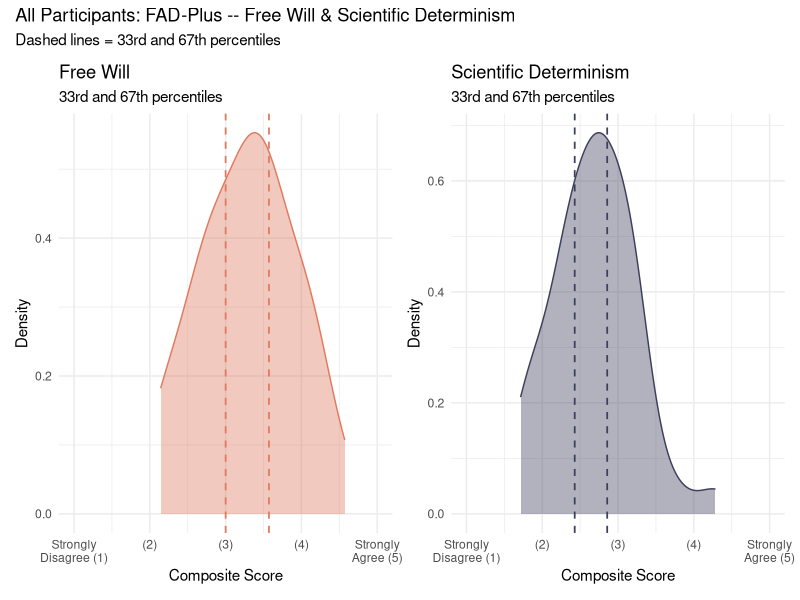
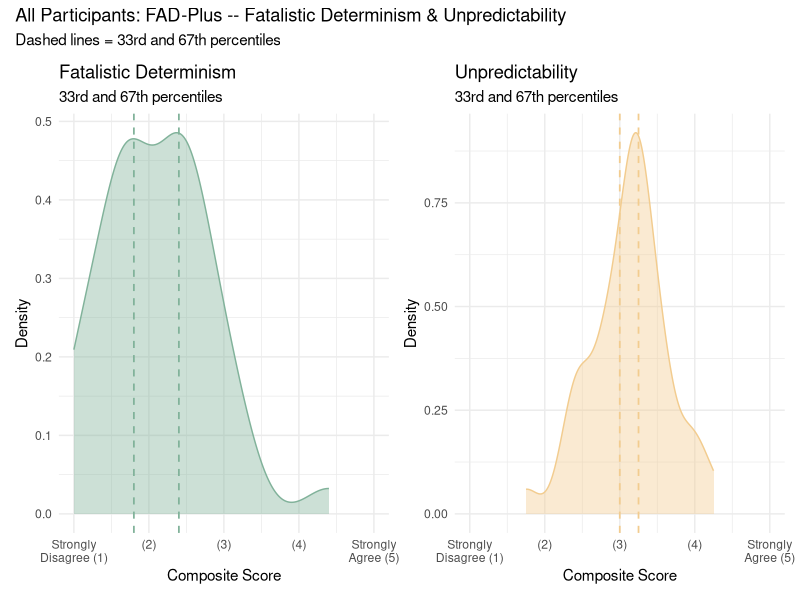
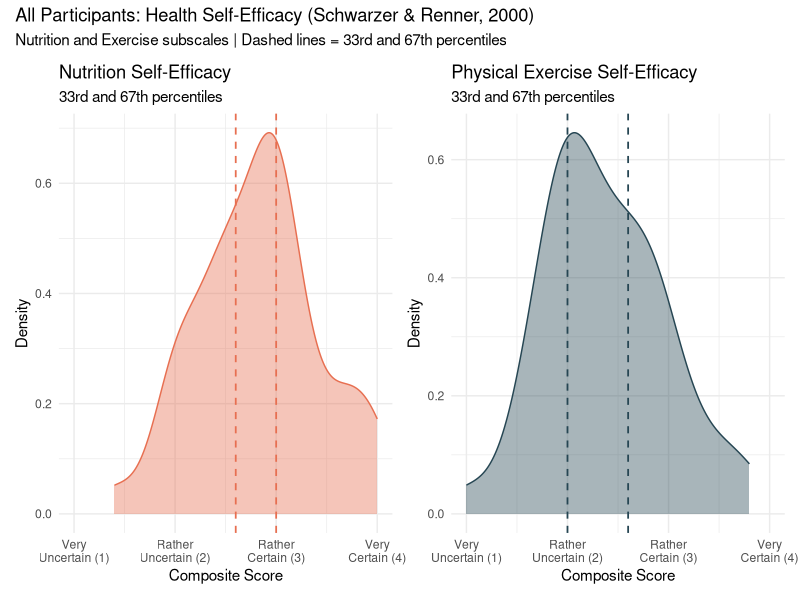
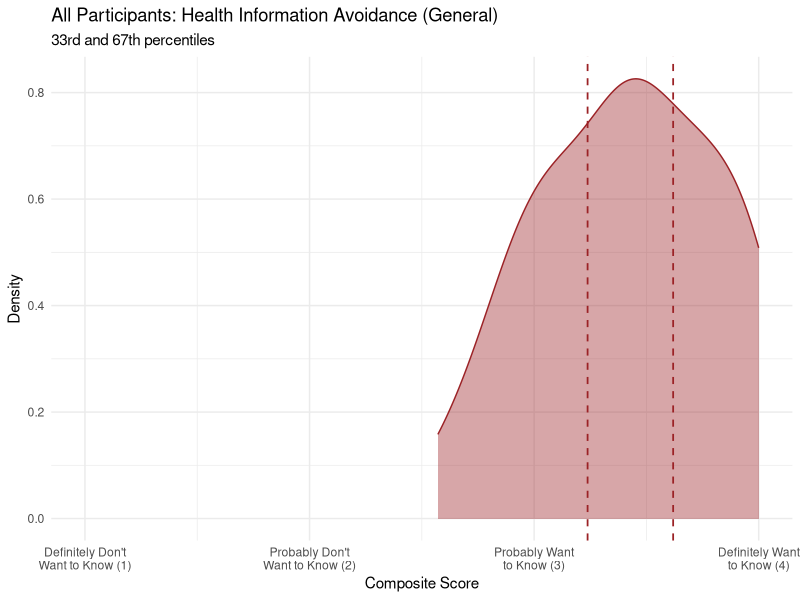
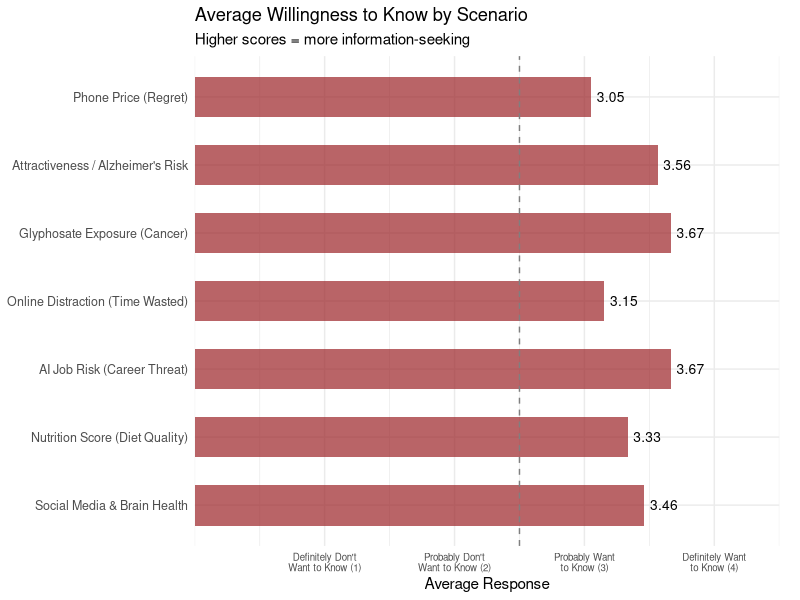
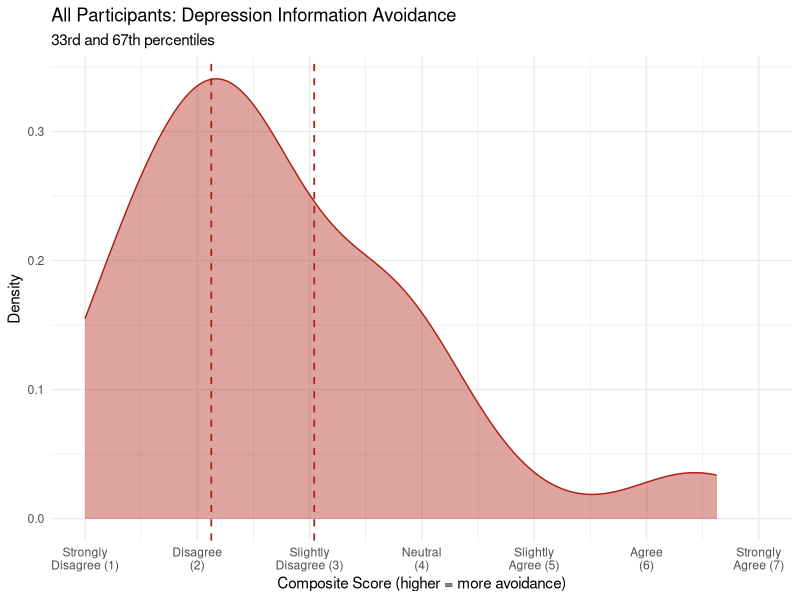
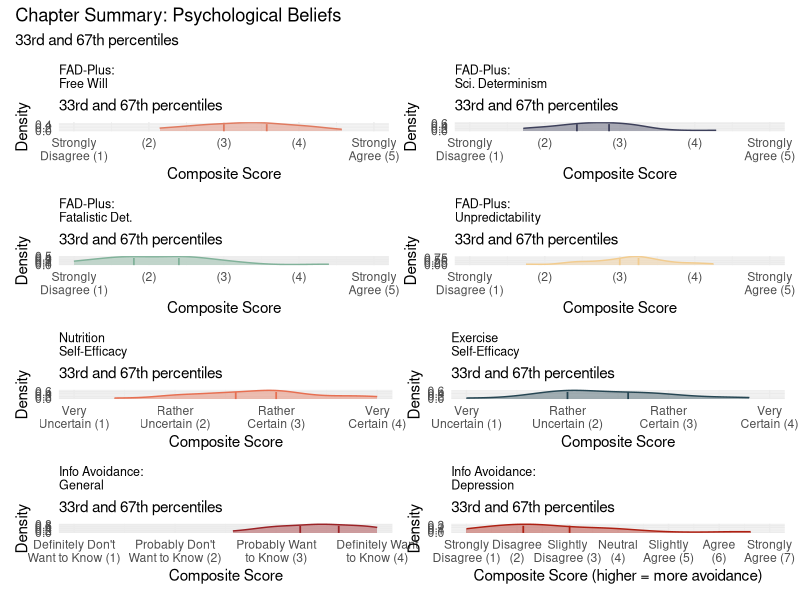

Generate these figures, in order, with R:
## ---- chunk 1
#| label: setup-ch5
#| include: false

library(tidyverse)
library(ggplot2)
library(ggpubr)
library(patchwork)
library(kableExtra)

# ---- Percentile Helper ----
add_percentile <- function(x) {
  pct <- round(percent_rank(x) * 100)
  label <- case_when(
    pct < 33.33 ~ "low",
    pct < 66.67 ~ "mid",
    TRUE ~ "high"
  )
  paste0(pct, "% (", label, ")")
}

# ---- Color Palette for Chapter 5 ----
colors_freewill      <- "#e07a5f"   # terra cotta — free will
colors_determinism   <- "#3d405b"   # charcoal blue — scientific determinism
colors_fatalism      <- "#81b29a"   # sage — fatalistic determinism
colors_unpredictable <- "#f2cc8f"   # sandy gold — unpredictability

colors_nutrition_se  <- "#e76f51"   # burnt orange — nutrition self-efficacy
colors_exercise_se   <- "#264653"   # dark teal — exercise self-efficacy

colors_avoid_gen     <- "#9b2226"   # dark red — general avoidance
colors_avoid_dep     <- "#ae2012"   # crimson — depression avoidance

# ---- Load & Prepare Data ----
alldata <- read_csv("data/survey_data.csv", show_col_types = FALSE)

alldata <- alldata %>%
  filter(
    !is.na(PASSWORD),
    PASSWORD != "PASSWORD",
    !grepl("ImportId", PASSWORD, fixed = TRUE),
    !grepl("ImportId", YEAR, fixed = TRUE),
    PASSWORD != "What is the current year?",
    YEAR != "What is the current year?"
  )

# Remove duplicate olive0925 (keep first occurrence, drop second)
olive_rows <- which(alldata$PASSWORD == "olive0925")
if (length(olive_rows) > 1) {
  alldata <- alldata[-olive_rows[-1], ]
}

# Clean passwords: replace identifying entries
alldata <- alldata %>%
  mutate(
    PASSWORD = case_when(
      PASSWORD == "Powerisgay2!" ~ "Power2",
      PASSWORD == "K1lc0yne$402" ~ "Health$402",
      PASSWORD == "Charlie1203" ~ "Health1203",
      PASSWORD == "aaron4103" ~ "health4103",
      PASSWORD == "brandonc1248" ~ "health1248",
      PASSWORD == "joyas1244" ~ "health1244",
      PASSWORD == "olive0925" ~ "health0925",
      TRUE ~ PASSWORD
    )
  )

alldata <- alldata %>%
  mutate(
    CLASS = factor(
      CLASS,
      levels = c("1", "2", "3"),
      labels = c("PH322", "ANTH206", "Peer Mentor / TA")
    )
  )
## ---- chunk 2
#| label: fad-compute

fad_data <- alldata %>%
  select(CLASS, PASSWORD, all_of(paste0("FREEWILL_", 1:27))) %>%
  mutate(across(starts_with("FREEWILL_"), ~ as.numeric(.)))

fad_data <- fad_data %>%
  mutate(
    fad_freewill = rowMeans(
      pick( FREEWILL_4, FREEWILL_8, FREEWILL_12, FREEWILL_16,
             FREEWILL_21, FREEWILL_23, FREEWILL_26),
      na.rm = TRUE
    ),
    fad_scientific_det = rowMeans(
      pick( FREEWILL_2, FREEWILL_6, FREEWILL_10, FREEWILL_14,
             FREEWILL_18, FREEWILL_22, FREEWILL_24),
      na.rm = TRUE
    ),
    fad_fatalistic_det = rowMeans(
      pick( FREEWILL_1, FREEWILL_5, FREEWILL_9, FREEWILL_13, FREEWILL_17),
      na.rm = TRUE
    ),
    fad_unpredictability = rowMeans(
      pick( FREEWILL_3, FREEWILL_7, FREEWILL_11, FREEWILL_15,
             FREEWILL_19, FREEWILL_20, FREEWILL_25, FREEWILL_27),
      na.rm = TRUE
    )
  )
## ---- chunk 3
#| label: fad-password-table-a

fad_password <- fad_data %>%
  filter(!is.na(PASSWORD), PASSWORD != "") %>%
  select(PASSWORD, fad_freewill, fad_scientific_det, fad_fatalistic_det, fad_unpredictability) %>%
  arrange(PASSWORD)

fad_table_a <- fad_password %>%
  transmute(
    Password = PASSWORD,
    `Free Will` = round(fad_freewill, 2),
    `FW(%)` = add_percentile(fad_freewill),
    `Sci Det` = round(fad_scientific_det, 2),
    `SD(%)` = add_percentile(fad_scientific_det)
  )

kbl(fad_table_a,
    escape = FALSE,
    col.names = c("Password",
                   paste0("<span style='color:", colors_freewill, "'>Free Will</span>"),
                   paste0("<span style='color:", colors_freewill, "'>FW(%)</span>"),
                   paste0("<span style='color:", colors_determinism, "'>Sci Det</span>"),
                   paste0("<span style='color:", colors_determinism, "'>SD(%)</span>")),
    caption = "FAD-Plus (A): Free Will & Scientific Determinism") %>%
  kable_styling(bootstrap_options = c("striped", "hover", "condensed"),
                full_width = FALSE)
## ---- chunk 4
#| label: fad-password-table-b

fad_table_b <- fad_password %>%
  transmute(
    Password = PASSWORD,
    `Fat Det` = round(fad_fatalistic_det, 2),
    `FD(%)` = add_percentile(fad_fatalistic_det),
    `Unpred` = round(fad_unpredictability, 2),
    `UP(%)` = add_percentile(fad_unpredictability)
  )

kbl(fad_table_b,
    escape = FALSE,
    col.names = c("Password",
                   paste0("<span style='color:", colors_fatalism, "'>Fat Det</span>"),
                   paste0("<span style='color:", colors_fatalism, "'>FD(%)</span>"),
                   paste0("<span style='color:", colors_unpredictable, "'>Unpred</span>"),
                   paste0("<span style='color:", colors_unpredictable, "'>UP(%)</span>")),
    caption = "FAD-Plus (B): Fatalistic Determinism & Unpredictability") %>%
  kable_styling(bootstrap_options = c("striped", "hover", "condensed"),
                full_width = FALSE)
## ---- chunk 5
#| label: fad-density-pair1
#| fig-cap: "FAD-Plus (Pair 1): Free Will and Scientific Determinism. Dashed lines indicate 33rd and 67th percentiles."
#| fig-width: 12
#| fig-height: 5

fad_long <- fad_data %>%
  select(CLASS, fad_freewill, fad_scientific_det, fad_fatalistic_det, fad_unpredictability) %>%
  pivot_longer(
    cols = starts_with("fad_"),
    names_to = "subscale",
    values_to = "score"
  ) %>%
  mutate(
    subscale = recode(
      subscale,
      fad_freewill = "Free Will",
      fad_scientific_det = "Scientific Determinism",
      fad_fatalistic_det = "Fatalistic Determinism",
      fad_unpredictability = "Unpredictability"
    ),
    subscale = factor(subscale, levels = c("Free Will", "Scientific Determinism",
                                           "Fatalistic Determinism", "Unpredictability"))
  )

fad_colors <- c(
  "Free Will" = colors_freewill,
  "Scientific Determinism" = colors_determinism,
  "Fatalistic Determinism" = colors_fatalism,
  "Unpredictability" = colors_unpredictable
)

make_fad_plot <- function(sub_name, sub_color) {
  d <- fad_long %>% filter(subscale == sub_name)
  q33 <- quantile(d$score, probs = 1/3, na.rm = TRUE)
  q67 <- quantile(d$score, probs = 2/3, na.rm = TRUE)

  ggdensity(d, x = "score", fill = sub_color, color = sub_color, alpha = 0.4) +
    geom_vline(xintercept = q33, linetype = "dashed", color = sub_color, linewidth = 0.6) +
    geom_vline(xintercept = q67, linetype = "dashed", color = sub_color, linewidth = 0.6) +
    coord_cartesian(xlim = c(1, 5)) +
    scale_x_continuous(breaks = 1:5, labels = c("Strongly\nDisagree (1)", "(2)", "(3)", "(4)", "Strongly\nAgree (5)")) +
    labs(title = sub_name, x = "Composite Score", y = "Density",
         subtitle = "33rd and 67th percentiles") +
    theme_minimal() + theme(legend.position = "none")
}

p_fw <- make_fad_plot("Free Will", colors_freewill)
p_sd <- make_fad_plot("Scientific Determinism", colors_determinism)

p_fw + p_sd +
  plot_annotation(
    title = "All Participants: FAD-Plus -- Free Will & Scientific Determinism",
    subtitle = "Dashed lines = 33rd and 67th percentiles"
  )
## ---- chunk 6
#| label: fad-density-pair2
#| fig-cap: "FAD-Plus (Pair 2): Fatalistic Determinism and Unpredictability. Dashed lines indicate 33rd and 67th percentiles."
#| fig-width: 12
#| fig-height: 5

p_fd <- make_fad_plot("Fatalistic Determinism", colors_fatalism)
p_up <- make_fad_plot("Unpredictability", colors_unpredictable)

p_fd + p_up +
  plot_annotation(
    title = "All Participants: FAD-Plus -- Fatalistic Determinism & Unpredictability",
    subtitle = "Dashed lines = 33rd and 67th percentiles"
  )
## ---- chunk 7
#| label: health-se-compute

# Nutrition Self-Efficacy
nutrition_data <- alldata %>%
  select(CLASS, PASSWORD, all_of(paste0("NUTRITIONEFFICACY_", 1:5))) %>%
  mutate(across(starts_with("NUTRITIONEFFICACY_"), ~ as.numeric(.)))

nutrition_data <- nutrition_data %>%
  mutate(
    nutrition_se = rowMeans(
      pick( starts_with("NUTRITIONEFFICACY_")), na.rm = TRUE
    )
  )

# Physical Exercise Self-Efficacy
exercise_data <- alldata %>%
  select(CLASS, PASSWORD, all_of(paste0("EXERCISEEFFICACY_", 1:5))) %>%
  mutate(across(starts_with("EXERCISEEFFICACY_"), ~ as.numeric(.)))

exercise_data <- exercise_data %>%
  mutate(
    exercise_se = rowMeans(
      pick( starts_with("EXERCISEEFFICACY_")), na.rm = TRUE
    )
  )

# Merge both into one table
health_se_data <- nutrition_data %>%
  select(PASSWORD, nutrition_se) %>%
  left_join(exercise_data %>% select(PASSWORD, exercise_se), by = "PASSWORD")
## ---- chunk 8
#| label: health-se-password

health_se_password <- health_se_data %>%
  filter(!is.na(PASSWORD), PASSWORD != "") %>%
  arrange(PASSWORD)

health_se_table <- health_se_password %>%
  transmute(
    Password = PASSWORD,
    `Nutrition SE` = round(nutrition_se, 2),
    `Nutr(%)` = add_percentile(nutrition_se),
    `Exercise SE` = round(exercise_se, 2),
    `Exer(%)` = add_percentile(exercise_se)
  )

kbl(health_se_table,
    escape = FALSE,
    col.names = c("Password",
                   paste0("<span style='color:", colors_nutrition_se, "'>Nutrition SE</span>"),
                   paste0("<span style='color:", colors_nutrition_se, "'>Nutr(%)</span>"),
                   paste0("<span style='color:", colors_exercise_se, "'>Exercise SE</span>"),
                   paste0("<span style='color:", colors_exercise_se, "'>Exer(%)</span>")),
    caption = "Health Self-Efficacy: Your Composite Scores") %>%
  kable_styling(bootstrap_options = c("striped", "hover", "condensed"),
                full_width = FALSE)
## ---- chunk 9
#| label: health-se-density
#| fig-cap: "Health Self-Efficacy: Nutrition and Exercise subscales side by side. Dashed lines = 33rd and 67th percentiles."
#| fig-width: 10
#| fig-height: 5

q33_nutr <- quantile(nutrition_data$nutrition_se, probs = 1/3, na.rm = TRUE)
q67_nutr <- quantile(nutrition_data$nutrition_se, probs = 2/3, na.rm = TRUE)
q33_exer <- quantile(exercise_data$exercise_se, probs = 1/3, na.rm = TRUE)
q67_exer <- quantile(exercise_data$exercise_se, probs = 2/3, na.rm = TRUE)

se_labels <- c("Very\nUncertain (1)", "Rather\nUncertain (2)", "Rather\nCertain (3)", "Very\nCertain (4)")

p_nutrition <- ggdensity(
  nutrition_data %>% filter(!is.na(nutrition_se)),
  x = "nutrition_se", fill = colors_nutrition_se, color = colors_nutrition_se, alpha = 0.4
) +
  geom_vline(xintercept = q33_nutr, linetype = "dashed", color = colors_nutrition_se, linewidth = 0.6) +
  geom_vline(xintercept = q67_nutr, linetype = "dashed", color = colors_nutrition_se, linewidth = 0.6) +
  coord_cartesian(xlim = c(1, 4)) +
  scale_x_continuous(breaks = 1:4, labels = se_labels) +
  labs(
    title = "Nutrition Self-Efficacy",
    subtitle = "33rd and 67th percentiles",
    x = "Composite Score", y = "Density"
  ) +
  theme_minimal() + theme(legend.position = "none")

p_exercise <- ggdensity(
  exercise_data %>% filter(!is.na(exercise_se)),
  x = "exercise_se", fill = colors_exercise_se, color = colors_exercise_se, alpha = 0.4
) +
  geom_vline(xintercept = q33_exer, linetype = "dashed", color = colors_exercise_se, linewidth = 0.6) +
  geom_vline(xintercept = q67_exer, linetype = "dashed", color = colors_exercise_se, linewidth = 0.6) +
  coord_cartesian(xlim = c(1, 4)) +
  scale_x_continuous(breaks = 1:4, labels = se_labels) +
  labs(
    title = "Physical Exercise Self-Efficacy",
    subtitle = "33rd and 67th percentiles",
    x = "Composite Score", y = "Density"
  ) +
  theme_minimal() + theme(legend.position = "none")

p_nutrition + p_exercise +
  plot_annotation(
    title = "All Participants: Health Self-Efficacy (Schwarzer & Renner, 2000)",
    subtitle = "Nutrition and Exercise subscales | Dashed lines = 33rd and 67th percentiles"
  )
## ---- chunk 10
#| label: avoidance-gen-compute

avoid_gen_data <- alldata %>%
  select(CLASS, PASSWORD, all_of(paste0("AVOIDANCEGEN", 1:7))) %>%
  mutate(across(starts_with("AVOIDANCEGEN"), ~ as.numeric(.)))

avoid_gen_data <- avoid_gen_data %>%
  mutate(
    avoidance_general = rowMeans(
      pick( starts_with("AVOIDANCEGEN")), na.rm = TRUE
    )
  )
## ---- chunk 11
#| label: avoidance-gen-password

avoid_gen_password <- avoid_gen_data %>%
  filter(!is.na(PASSWORD), PASSWORD != "") %>%
  select(PASSWORD, avoidance_general) %>%
  arrange(PASSWORD)

avoid_gen_table <- avoid_gen_password %>%
  transmute(
    Password = PASSWORD,
    `Info Seeking` = round(avoidance_general, 2),
    `Score(%)` = add_percentile(avoidance_general)
  )

kbl(avoid_gen_table,
    escape = FALSE,
    col.names = c("Password",
                   paste0("<span style='color:", colors_avoid_gen, "'>Info Seeking</span>"),
                   paste0("<span style='color:", colors_avoid_gen, "'>Score(%)</span>")),
    caption = "Health Information Avoidance (General): Your Composite Score") %>%
  kable_styling(bootstrap_options = c("striped", "hover", "condensed"),
                full_width = FALSE)
## ---- chunk 12
#| label: avoidance-gen-density
#| fig-cap: "Health Information Avoidance (General): Higher scores = more information-seeking, lower scores = more avoidance. Dashed lines = 33rd and 67th percentiles."
#| fig-width: 8
#| fig-height: 5

q33_avoid_gen <- quantile(avoid_gen_data$avoidance_general, probs = 1/3, na.rm = TRUE)
q67_avoid_gen <- quantile(avoid_gen_data$avoidance_general, probs = 2/3, na.rm = TRUE)

p_avoid_gen <- ggdensity(
  avoid_gen_data %>% filter(!is.na(avoidance_general)),
  x = "avoidance_general", fill = colors_avoid_gen, color = colors_avoid_gen, alpha = 0.4
) +
  geom_vline(xintercept = q33_avoid_gen, linetype = "dashed", color = colors_avoid_gen, linewidth = 0.6) +
  geom_vline(xintercept = q67_avoid_gen, linetype = "dashed", color = colors_avoid_gen, linewidth = 0.6) +
  coord_cartesian(xlim = c(1, 4)) +
  scale_x_continuous(breaks = 1:4, labels = c("Definitely Don't\nWant to Know (1)", "Probably Don't\nWant to Know (2)", "Probably Want\nto Know (3)", "Definitely Want\nto Know (4)")) +
  labs(
    title = "All Participants: Health Information Avoidance (General)",
    subtitle = "33rd and 67th percentiles",
    x = "Composite Score", y = "Density"
  ) +
  theme_minimal() + theme(legend.position = "none")

p_avoid_gen
## ---- chunk 13
#| label: avoidance-gen-items
#| fig-cap: "Health Information Avoidance (General): Average willingness to know for each scenario. Higher values = more willing to seek information."
#| fig-width: 10
#| fig-height: 6

# Create descriptive item names based on the scenario content
avoidance_item_labels <- c(
  "Phone Price (Regret)",
  "Attractiveness / Alzheimer's Risk",
  "Glyphosate Exposure (Cancer)",
  "Online Distraction (Time Wasted)",
  "AI Job Risk (Career Threat)",
  "Nutrition Score (Diet Quality)",
  "Social Media & Brain Health"
)

# Item-level data
avoid_gen_items <- alldata %>%
  select(all_of(paste0("AVOIDANCEGEN", 1:7))) %>%
  mutate(across(everything(), ~ as.numeric(.)))

# Calculate mean for each item
item_means <- avoid_gen_items %>%
  summarise(across(everything(), ~ mean(., na.rm = TRUE))) %>%
  pivot_longer(everything(), names_to = "item", values_to = "avg") %>%
  mutate(
    item_num = as.numeric(str_extract(item, "\\d+$")),
    label = avoidance_item_labels[item_num],
    label = factor(label, levels = rev(avoidance_item_labels))
  )

# Bar plot — horizontal bars with single-line labels
p_avoid_bar <- ggplot(item_means, aes(x = avg, y = label)) +
  geom_col(fill = colors_avoid_gen, alpha = 0.7, width = 0.6) +
  geom_text(aes(label = round(avg, 2)), hjust = -0.2, size = 3.5) +
  geom_vline(xintercept = 2.5, linetype = "dashed", color = "gray50", linewidth = 0.5) +
  scale_x_continuous(
    breaks = 1:4,
    labels = c("Definitely Don't\nWant to Know (1)", "Probably Don't\nWant to Know (2)",
               "Probably Want\nto Know (3)", "Definitely Want\nto Know (4)"),
    limits = c(0, 4.5),
    expand = c(0, 0)
  ) +
  labs(
    title = "Average Willingness to Know by Scenario",
    subtitle = "Higher scores = more information-seeking",
    x = "Average Response", y = NULL
  ) +
  theme_minimal() +
  theme(
    legend.position = "none",
    axis.text.y = element_text(size = 9),
    axis.text.x = element_text(size = 7),
    plot.margin = margin(5, 15, 5, 5)
  )

p_avoid_bar
## ---- chunk 14
#| label: avoidance-dep-compute

avoid_dep_data <- alldata %>%
  select(CLASS, PASSWORD, all_of(paste0("AVOIDANCEDEPRESSION_", 1:8))) %>%
  mutate(across(starts_with("AVOIDANCEDEPRESSION_"), ~ as.numeric(.)))

# Step 1: Reverse-score items 3, 5, 7, 8 (these are information-seeking items)
avoid_dep_data <- avoid_dep_data %>%
  mutate(
    AVOIDANCEDEPRESSION_3_r = 8 - AVOIDANCEDEPRESSION_3,
    AVOIDANCEDEPRESSION_5_r = 8 - AVOIDANCEDEPRESSION_5,
    AVOIDANCEDEPRESSION_7_r = 8 - AVOIDANCEDEPRESSION_7,
    AVOIDANCEDEPRESSION_8_r = 8 - AVOIDANCEDEPRESSION_8
  )

# Step 2: Compute composite
avoid_dep_data <- avoid_dep_data %>%
  mutate(
    avoidance_depression = rowMeans(
      pick(AVOIDANCEDEPRESSION_1, AVOIDANCEDEPRESSION_2,
           AVOIDANCEDEPRESSION_3_r, AVOIDANCEDEPRESSION_4,
           AVOIDANCEDEPRESSION_5_r, AVOIDANCEDEPRESSION_6,
           AVOIDANCEDEPRESSION_7_r, AVOIDANCEDEPRESSION_8_r),
      na.rm = TRUE
    )
  )
## ---- chunk 15
#| label: avoidance-dep-password

avoid_dep_password <- avoid_dep_data %>%
  filter(!is.na(PASSWORD), PASSWORD != "") %>%
  select(PASSWORD, avoidance_depression) %>%
  arrange(PASSWORD)

avoid_dep_table <- avoid_dep_password %>%
  transmute(
    Password = PASSWORD,
    `Depression Avoidance` = round(avoidance_depression, 2),
    `Score(%)` = add_percentile(avoidance_depression)
  )

kbl(avoid_dep_table,
    escape = FALSE,
    col.names = c("Password",
                   paste0("<span style='color:", colors_avoid_dep, "'>Depression Avoidance</span>"),
                   paste0("<span style='color:", colors_avoid_dep, "'>Score(%)</span>")),
    caption = "Health Information Avoidance (Depression): Your Composite Score") %>%
  kable_styling(bootstrap_options = c("striped", "hover", "condensed"),
                full_width = FALSE)
## ---- chunk 16
#| label: avoidance-dep-density
#| fig-cap: "Health Information Avoidance (Depression): Higher scores = more avoidance of depression-related information. Dashed lines = 33rd and 67th percentiles."
#| fig-width: 8
#| fig-height: 5

q33_avoid_dep <- quantile(avoid_dep_data$avoidance_depression, probs = 1/3, na.rm = TRUE)
q67_avoid_dep <- quantile(avoid_dep_data$avoidance_depression, probs = 2/3, na.rm = TRUE)

p_avoid_dep <- ggdensity(
  avoid_dep_data %>% filter(!is.na(avoidance_depression)),
  x = "avoidance_depression", fill = colors_avoid_dep, color = colors_avoid_dep, alpha = 0.4
) +
  geom_vline(xintercept = q33_avoid_dep, linetype = "dashed", color = colors_avoid_dep, linewidth = 0.6) +
  geom_vline(xintercept = q67_avoid_dep, linetype = "dashed", color = colors_avoid_dep, linewidth = 0.6) +
  coord_cartesian(xlim = c(1, 7)) +
  scale_x_continuous(breaks = 1:7, labels = c("Strongly\nDisagree (1)", "Disagree\n(2)", "Slightly\nDisagree (3)", "Neutral\n(4)", "Slightly\nAgree (5)", "Agree\n(6)", "Strongly\nAgree (7)")) +
  labs(
    title = "All Participants: Depression Information Avoidance",
    subtitle = "33rd and 67th percentiles",
    x = "Composite Score (higher = more avoidance)", y = "Density"
  ) +
  theme_minimal() + theme(legend.position = "none")

p_avoid_dep
## ---- chunk 17
#| label: ch5-patchwork-summary
#| fig-cap: "Chapter Summary: Eight subscales across five psychological beliefs measures."
#| fig-width: 14
#| fig-height: 12

# Rebuild small versions for patchwork
p_fw_sm <- p_fw + labs(title = "FAD-Plus:\nFree Will") + theme(plot.title = element_text(size = 9))
p_sd_sm <- p_sd + labs(title = "FAD-Plus:\nSci. Determinism") + theme(plot.title = element_text(size = 9))
p_fd_sm <- p_fd + labs(title = "FAD-Plus:\nFatalistic Det.") + theme(plot.title = element_text(size = 9))
p_up_sm <- p_up + labs(title = "FAD-Plus:\nUnpredictability") + theme(plot.title = element_text(size = 9))
p_nutr_sm <- p_nutrition + labs(title = "Nutrition\nSelf-Efficacy") + theme(plot.title = element_text(size = 9))
p_exer_sm <- p_exercise + labs(title = "Exercise\nSelf-Efficacy") + theme(plot.title = element_text(size = 9))
p_ag_sm <- p_avoid_gen + labs(title = "Info Avoidance:\nGeneral") + theme(plot.title = element_text(size = 9))
p_ad_sm <- p_avoid_dep + labs(title = "Info Avoidance:\nDepression") + theme(plot.title = element_text(size = 9))

(p_fw_sm + p_sd_sm + p_fd_sm + p_up_sm) /
(p_nutr_sm + p_exer_sm + p_ag_sm + p_ad_sm) +
  plot_annotation(
    title = "Chapter Summary: Psychological Beliefs",
    subtitle = "33rd and 67th percentiles"
  )
